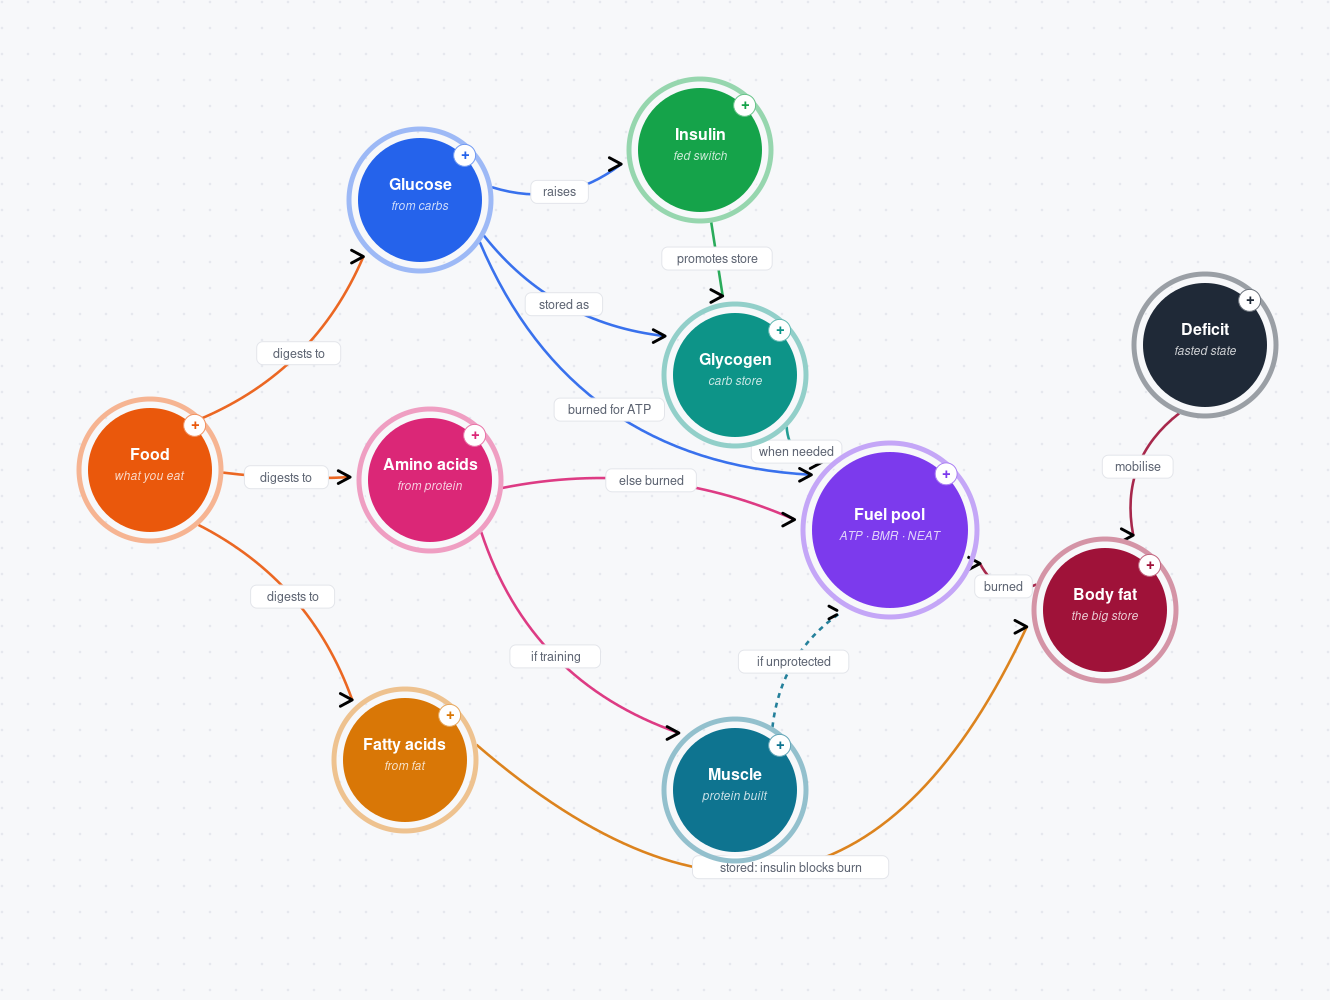

Here is the Python script that generated this plot:
# -*- coding: utf-8 -*-
import math, os
OUT="/sessions/lucid-blissful-curie/mnt/outputs"

def mix(hex1, t, hex2="#ffffff"):
    a=[int(hex1[i:i+2],16) for i in (1,3,5)]; b=[int(hex2[i:i+2],16) for i in (1,3,5)]
    c=[round(a[i]+(b[i]-a[i])*t) for i in range(3)]
    return "#%02x%02x%02x"%tuple(c)
def esc(s): return s.replace("&","&amp;").replace("<","&lt;").replace(">","&gt;")

NODES={}
def N(id,x,y,color,title,sub,R=62):
    NODES[id]=dict(x=x,y=y,color=color,title=title,sub=sub,R=R)

def node_svg(n):
    x,y,R,col=n["x"],n["y"],n["R"],n["color"]
    ring=mix(col,0.55); s=[]
    s.append(f'<circle cx="{x}" cy="{y}" r="{R+9}" fill="none" stroke="{ring}" stroke-width="5"/>')
    s.append(f'<circle cx="{x}" cy="{y}" r="{R+4}" fill="#f7f8fa"/>')
    s.append(f'<circle cx="{x}" cy="{y}" r="{R}" fill="{col}"/>')
    # title (1-2 lines)
    lines=n["title"].split("\n"); n_l=len(lines)
    ty=y-(4 if not n["sub"] else 10)-(n_l-1)*9
    for i,ln in enumerate(lines):
        s.append(f'<text x="{x}" y="{ty+i*18}" text-anchor="middle" fill="#ffffff" font-size="16" font-weight="700" font-family="Helvetica,Arial,sans-serif">{esc(ln)}</text>')
    if n["sub"]:
        s.append(f'<text x="{x}" y="{ty+n_l*18+2}" text-anchor="middle" fill="{mix(col,0.78)}" font-size="12" font-style="italic" font-family="Helvetica,Arial,sans-serif">{esc(n["sub"])}</text>')
    # + badge
    bx,by=x+R*0.72, y-R*0.72
    s.append(f'<circle cx="{bx}" cy="{by}" r="11" fill="#ffffff" stroke="{mix(col,0.35)}" stroke-width="1"/>')
    s.append(f'<text x="{bx}" y="{by+4}" text-anchor="middle" fill="{col}" font-size="15" font-weight="700" font-family="Helvetica,Arial,sans-serif">+</text>')
    return "".join(s)

EDGES=[]
def E(a,b,label,curve=0.16,color=None,dash=None):
    EDGES.append(dict(a=a,b=b,label=label,curve=curve,color=color,dash=dash))

def edge_svg(e):
    A,B=NODES[e["a"]],NODES[e["b"]]
    x1,y1,x2,y2=A["x"],A["y"],B["x"],B["y"]
    dx,dy=x2-x1,y2-y1; d=math.hypot(dx,dy) or 1; ux,uy=dx/d,dy/d
    r1=A["R"]+11; r2=B["R"]+18
    sx,sy=x1+ux*r1, y1+uy*r1
    ex,ey=x2-ux*r2, y2-uy*r2
    mx,my=(sx+ex)/2,(sy+ey)/2
    # perpendicular control offset
    px,py=-uy,ux; off=e["curve"]*d
    cxp,cyp=mx+px*off, my+py*off
    col=e["color"] or A["color"]
    dash=f' stroke-dasharray="{e["dash"]}"' if e["dash"] else ""
    s=[f'<path d="M{sx:.1f},{sy:.1f} Q{cxp:.1f},{cyp:.1f} {ex:.1f},{ey:.1f}" fill="none" stroke="{col}" stroke-width="2.6"{dash} marker-end="url(#tip)" opacity="0.9"/>']
    # label pill at quad midpoint t=0.5
    lx=0.25*sx+0.5*cxp+0.25*ex; ly=0.25*sy+0.5*cyp+0.25*ey
    if e["label"]:
        w=len(e["label"])*6.6+18
        s.append(f'<rect x="{lx-w/2:.1f}" y="{ly-12:.1f}" width="{w:.1f}" height="23" rx="6" fill="#ffffff" stroke="#e3e5ea" stroke-width="1"/>')
        s.append(f'<text x="{lx:.1f}" y="{ly+4:.1f}" text-anchor="middle" fill="#5b6270" font-size="12.5" font-family="Helvetica,Arial,sans-serif">{esc(e["label"])}</text>')
    return "".join(s)

# ---- palette ----
ORANGE="#EA580C"; BLUE="#2563EB"; ROSE="#DB2777"; AMBER="#D97706"; GREEN="#15A34A"
VIOLET="#7C3AED"; TEAL="#0D9488"; CYAN="#0E7490"; MAROON="#9F1239"; DARK="#1F2937"

W,H=1330,1000
# ---- nodes (metabolism, clustered: food | molecules | switch+fuel | stores) ----
N("food",   150,470, ORANGE,"Food","what you eat")
N("glu",    420,200, BLUE,  "Glucose","from carbs")
N("aa",     430,480, ROSE,  "Amino acids","from protein")
N("fa",     405,760, AMBER, "Fatty acids","from fat")
N("ins",    700,150, GREEN, "Insulin","fed switch")
N("gly",    735,375, TEAL,  "Glycogen","carb store")
N("fuel",   890,530, VIOLET,"Fuel pool","ATP · BMR · NEAT",78)
N("musc",   735,790, CYAN,  "Muscle","protein built")
N("fat",   1105,610, MAROON,"Body fat","the big store")
N("def",   1205,345, DARK,  "Deficit","fasted state")

# ---- edges ----
E("food","glu","digests to",0.12)
E("food","aa","digests to",0.02)
E("food","fa","digests to",-0.12)
E("glu","ins","raises",0.12)
E("glu","gly","stored as",0.12)
E("glu","fuel","burned for ATP",0.22)
E("ins","gly","promotes store",0.0,color=GREEN)
E("aa","musc","if training",0.16)
E("aa","fuel","else burned",-0.10)
E("fa","fat","stored: insulin blocks burn",0.52,color=AMBER)
E("gly","fuel","when needed",0.10)
E("fat","fuel","burned",-0.12)
E("def","fat","mobilise",0.14,color=MAROON)
E("musc","fuel","if unprotected",-0.10,dash="5 5")

dots='<pattern id="dots" width="26" height="26" patternUnits="userSpaceOnUse"><circle cx="2" cy="2" r="1.3" fill="#e6e8ee"/></pattern>'
tip='<marker id="tip" viewBox="0 0 10 10" refX="8" refY="5" markerWidth="7" markerHeight="7" orient="auto-start-reverse"><path d="M1.5 1.5L8 5L1.5 8.5" fill="none" stroke="context-stroke" stroke-width="1.6" stroke-linecap="round" stroke-linejoin="round"/></marker>'
body=[edge_svg(e) for e in EDGES]+[node_svg(NODES[k]) for k in NODES]
svg=(f'<svg xmlns="http://www.w3.org/2000/svg" width="100%" viewBox="0 0 {W} {H}">'
     f'<defs>{dots}{tip}</defs>'
     f'<rect x="0" y="0" width="{W}" height="{H}" fill="#f7f8fa"/>'
     f'<rect x="0" y="0" width="{W}" height="{H}" fill="url(#dots)"/>'
     +"".join(body)+"</svg>")
open(f"{OUT}/concept_map.svg","w").write(svg)
import cairosvg
cairosvg.svg2png(bytestring=svg.encode(),write_to=f"{OUT}/concept_map.png",output_width=W,output_height=H)
print("rendered concept map",W,"x",H,"| bytes",len(svg))
